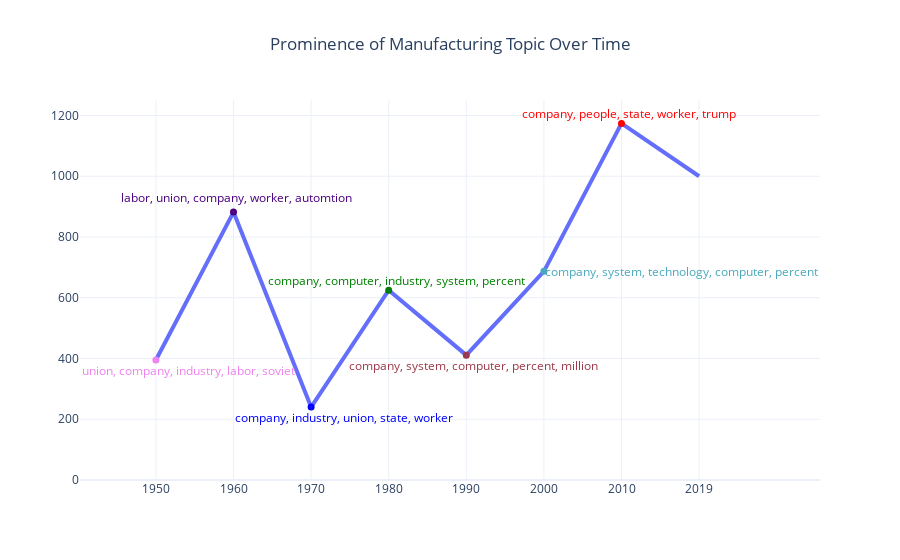

This figure's notebook cell:
### Markdown cell above
# Final Visualizations

### Code cell
# topic 0
colors = ['violet', 'indigo', 'blue', 'green', '#9C3848', '#47A8BD', 'red']
dot_opacity = [1, 1, 1, 1, 1, 1, 1, 0]

fig = go.Figure()
fig.add_trace(go.Scatter(
    x=['1950', '1960', '1970', '1980', '1990', '2000', '2010', '2019'],
    y=[395, 882, 240, 625, 411, 687, 1174, 1000],
    marker=dict(size=7, color=colors, symbol='circle-dot', opacity=dot_opacity)
))

fig.add_annotation(x=1, y=395,
            text="union, company, industry, labor, soviet",
            showarrow=False,
            yshift=-10,
            xshift=-45,
            font=dict(color=colors[0]))
fig.add_annotation(x=2, y=882,
            text="labor, union, company, worker, automtion",
            showarrow=False,
            yshift=15,
            xshift=-75,
            font=dict(color=colors[1]))
fig.add_annotation(x=3, y=240,
            text="company, industry, union, state, worker",
            showarrow=False,
            yshift=-10,
            xshift=-45,
            font=dict(color=colors[2]))
fig.add_annotation(x=4, y=625,
            text="company, computer, industry, system, percent",
            showarrow=False,
            yshift=10,
            xshift=-70,
            font=dict(color=colors[3]))
fig.add_annotation(x=5, y=411,
            text="company, system, computer, percent, million",
            showarrow=False,
            yshift=-10,
            xshift=-70,
            font=dict(color=colors[4]))
fig.add_annotation(x=6, y=687,
            text="company, system, technology, computer, percent",
            showarrow=False,
            xshift=60,
            font=dict(color=colors[5]))
fig.add_annotation(x=7, y=1174,
            text="company, people, state, worker, trump",
            showarrow=False,
            xshift=-70,
            yshift=10,
            font=dict(color=colors[6]))

fig.update_layout(height=500, title_x=0.5, title_text='Prominence of Manufacturing Topic Over Time', template="plotly_white")
fig.update_xaxes(tickmode='linear')
fig.update_yaxes(rangemode="tozero")
fig.update_traces(line=dict(width=4))
fig.show()

### Figure 1 — Plotly figure (JSON) as saved in the notebook; plotly's stock layout.template omitted (floating-point values rounded to 4 significant figures)
{"data": [{"line": {"width": 4}, "marker": {"color": ["violet", "indigo", "blue", "green", "#9C3848", "#47A8BD", "red"], "opacity": [1, 1, 1, 1, 1, 1, 1, 0], "size": 7, "symbol": "circle-dot"}, "type": "scatter", "x": ["1950", "1960", "1970", "1980", "1990", "2000", "2010", "2019"], "y": [395, 882, 240, 625, 411, 687, 1174, 1000]}], "layout": {"annotations": [{"font": {"color": "violet"}, "showarrow": false, "text": "union, company, industry, labor, soviet", "x": 1, "xshift": -45, "y": 395, "yshift": -10}, {"font": {"color": "indigo"}, "showarrow": false, "text": "labor, union, company, worker, automtion", "x": 2, "xshift": -75, "y": 882, "yshift": 15}, {"font": {"color": "blue"}, "showarrow": false, "text": "company, industry, union, state, worker", "x": 3, "xshift": -45, "y": 240, "yshift": -10}, {"font": {"color": "green"}, "showarrow": false, "text": "company, computer, industry, system, percent", "x": 4, "xshift": -70, "y": 625, "yshift": 10}, {"font": {"color": "#9C3848"}, "showarrow": false, "text": "company, system, computer, percent, million", "x": 5, "xshift": -70, "y": 411, "yshift": -10}, {"font": {"color": "#47A8BD"}, "showarrow": false, "text": "company, system, technology, computer, percent", "x": 6, "xshift": 60, "y": 687}, {"font": {"color": "red"}, "showarrow": false, "text": "company, people, state, worker, trump", "x": 7, "xshift": -70, "y": 1174, "yshift": 10}], "autosize": true, "title": {"text": "Prominence of Manufacturing Topic Over Time", "x": 0.5}, "xaxis": {"autorange": true, "range": [-0.5032, 7.929], "tickmode": "linear", "type": "category"}, "yaxis": {"autorange": true, "range": [0, 1254.0], "rangemode": "tozero", "type": "linear"}}}
